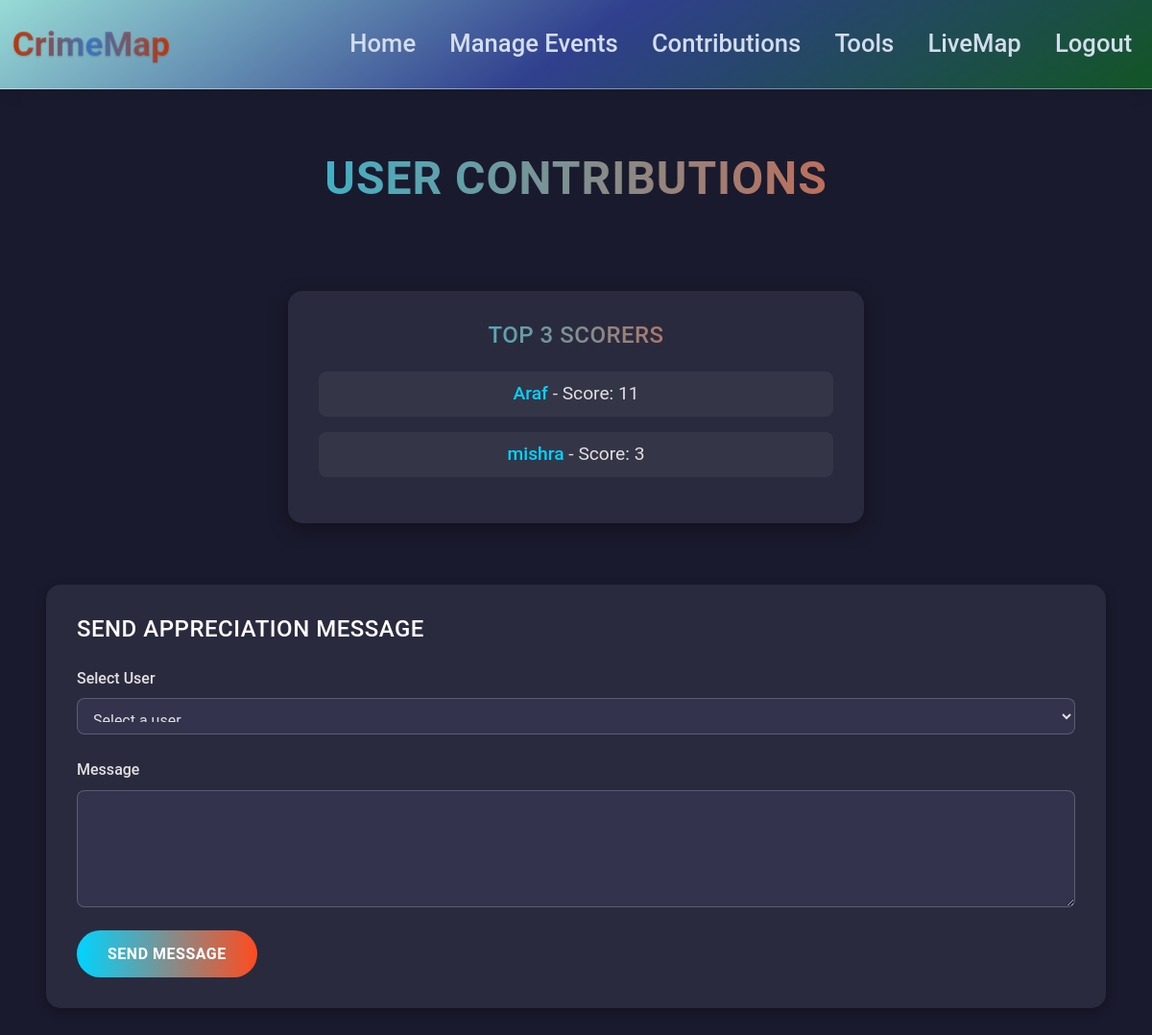
/admin_contributions (signed in), run on an earlier commit of the app's database.
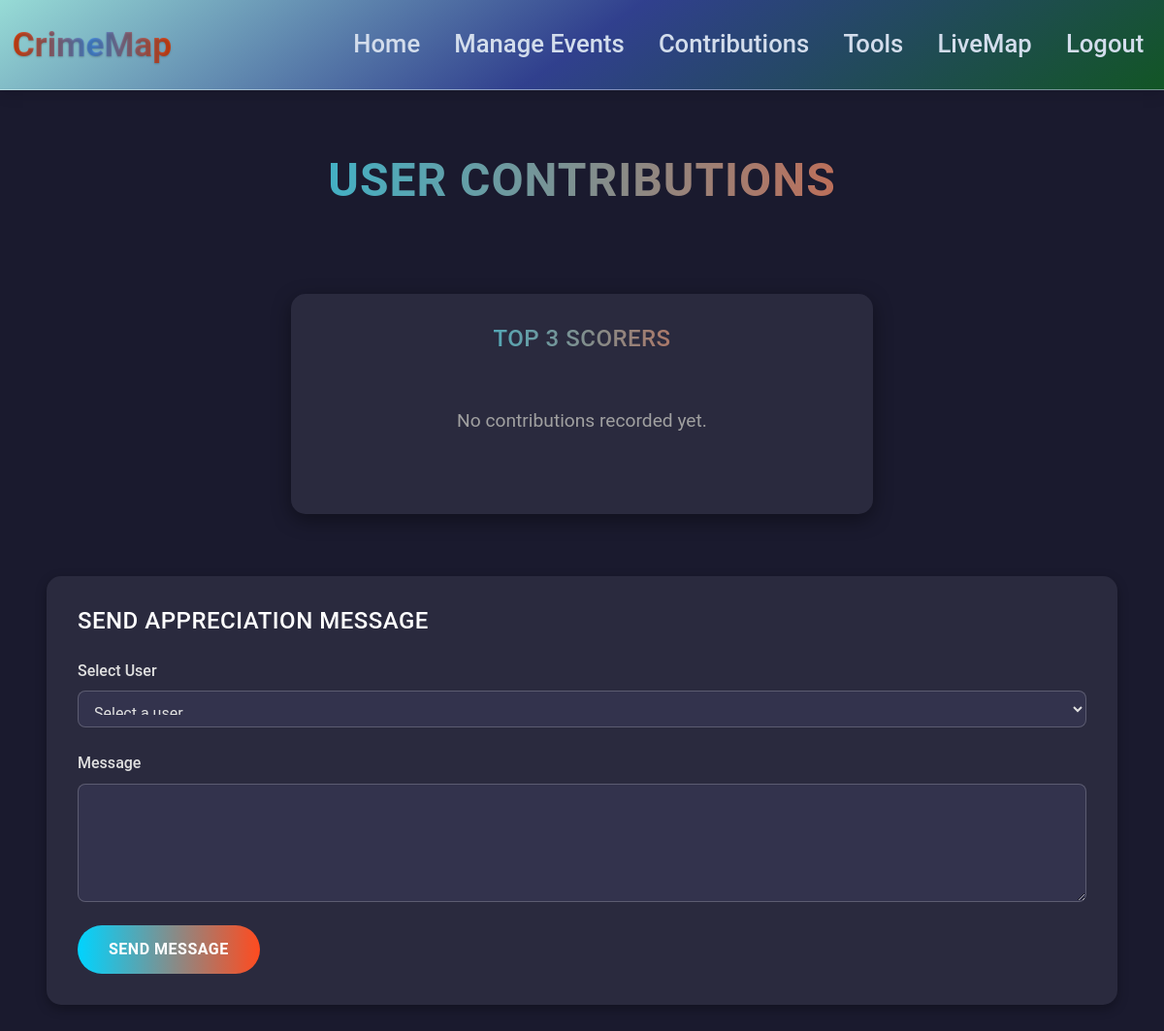
And on a later commit of the database.
### website/models.py (models this page shows)
class User(db.Model, UserMixin):
    id = db.Column(db.Integer, primary_key=True)
    email = db.Column(db.String(150), unique=True)
    password = db.Column(db.String(150))
    first_name = db.Column(db.String(150))
    crimes = db.relationship('Crime', backref='user', lazy=True)

### website/views.py (the view, shortened to what this page needs)
@views.route('/admin_contributions', methods=['GET', 'POST'])
@login_required
def admin_contributions():
    if current_user.id != 1:
        flash('Access denied!', category='error')
        return redirect(url_for('views.home'))
    top_scorers = db.session.query(
        User.id,
        User.first_name,
        sql_func.sum(Contribution.score).label('total_score'),
        sql_func.max(Contribution.created_at).label('last_activity')
    ).join(Contribution).group_by(User.id, User.first_name).order_by(
        sql_func.sum(Contribution.score).desc(),
        sql_func.max(Contribution.created_at).desc()
    ).limit(3).all()
    users_with_contributions = db.session.query(
        User.id,
        User.first_name,
        sql_func.sum(Contribution.score).label('total_score')
    ).join(Contribution).group_by(User.id, User.first_name).all()
    return render_template(
        'admin_contributions.html',
        user=current_user,
        top_scorers=top_scorers,
        users_with_contributions=users_with_contributions
    )

### website/__init__.py (called while the page is built)
def create_app():
    app = Flask(__name__)
    app.config['SECRET_KEY'] = 'hjshjhdjah kjshkjdhjs'
    app.config['SQLALCHEMY_DATABASE_URI'] = f'sqlite:///{DB_NAME}'
    db.init_app(app)
    from .views import views
    from .auth import auth
    from .feedbacks import feedbacks
    app.register_blueprint(views, url_prefix='/')
    app.register_blueprint(auth, url_prefix='/')
    app.register_blueprint(feedbacks, url_prefix='/feedbacks')
    from .models import User
    with app.app_context():
        db.create_all()
    login_manager = LoginManager()
    login_manager.login_view = 'auth.login'
    login_manager.init_app(app)
    @login_manager.user_loader
    def load_user(id):
        return User.query.get(int(id))
    return app

### website/views.py (called while the page is built)
@views.context_processor
def inject_upcoming_events():
    upcoming_events = Event.query.filter(Event.date > datetime.now()).count()
    return {'upcoming_events': upcoming_events}

### website/templates/admin_contributions.html (shortened to what this page needs)
{% extends "base.html" %}
{% block content %}
<div class="container">
    <div class="header">
        <h1>User Contributions</h1>
    </div>
    <div class="top-scorers-section">
        <div class="top-scorers-card">
            <h3>Top 3 Scorers</h3>
            {% if top_scorers %}
            <ol class="top-scorers">
                {% for scorer in top_scorers %}
                <li>
                    <a href="{{ url_for('views.view_user_contributions', user_id=scorer.id) }}">
                        {{ scorer.first_name }}
                    </a> - Score: {{ scorer.total_score }}
                </li>
                {% endfor %}
            </ol>
            {% else %}
            <p class="no-data">No contributions recorded yet.</p>
            {% endif %}
        </div>
    </div>
    <div class="form-card">
        <h3>Send Appreciation Message</h3>
        <form method="POST">
            <div class="form-group">
                <label for="user_id">Select User</label>
                <select name="user_id" class="form-control" required>
                    <option value="">Select a user</option>
                </select>
            </div>
            <div class="form-group">
                <label for="message">Message</label>
                <textarea name="message" class="form-control" rows="4" required></textarea>
            </div>
            <button type="submit" class="btn-primary">Send Message</button>
        </form>
    </div>
</div>
{% endblock %}

What changed in the data, as far as the page shows it:
removed User: first_name "Araf", total_score "11"
removed User: first_name "mishra", total_score "3"
Also different on the page:
text now shown: "No contributions recorded yet."
